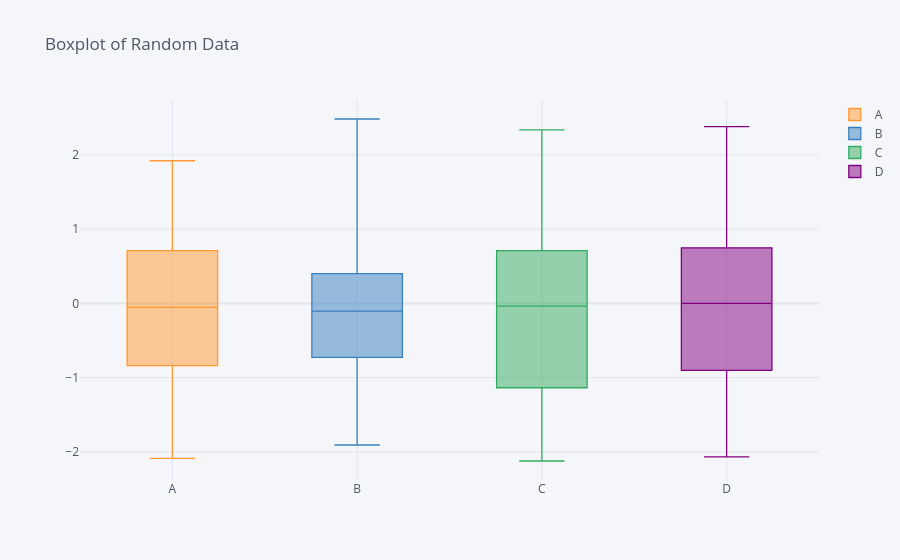

Notebook code for this chart:
### Markdown cell above
### Boxplots

### Code cell
df.iplot(kind='box', title='Boxplot of Random Data')
